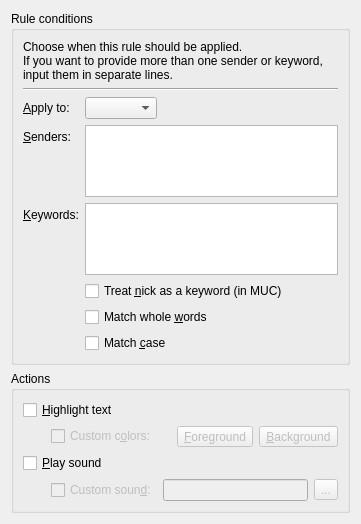
<?xml version="1.0" encoding="UTF-8"?>
<ui version="4.0">
 <class>QtHighlightRuleWidget</class>
 <widget class="QWidget" name="QtHighlightRuleWidget">
  <property name="geometry">
   <rect>
    <x>0</x>
    <y>0</y>
    <width>361</width>
    <height>524</height>
   </rect>
  </property>
  <property name="windowTitle">
   <string>Form</string>
  </property>
  <layout class="QVBoxLayout" name="verticalLayout_2">
   <item>
    <widget class="QGroupBox" name="groupBox">
     <property name="title">
      <string>Rule conditions</string>
     </property>
     <layout class="QFormLayout" name="formLayout">
      <property name="fieldGrowthPolicy">
       <enum>QFormLayout::ExpandingFieldsGrow</enum>
      </property>
      <item row="0" column="0" colspan="2">
       <widget class="QLabel" name="label">
        <property name="text">
         <string>Choose when this rule should be applied.
If you want to provide more than one sender or keyword, input them in separate lines.</string>
        </property>
        <property name="wordWrap">
         <bool>true</bool>
        </property>
       </widget>
      </item>
      <item row="1" column="0" colspan="2">
       <widget class="Line" name="line">
        <property name="orientation">
         <enum>Qt::Horizontal</enum>
        </property>
       </widget>
      </item>
      <item row="2" column="0">
       <widget class="QLabel" name="label_2">
        <property name="text">
         <string>&amp;Apply to:</string>
        </property>
        <property name="buddy">
         <cstring>applyTo</cstring>
        </property>
       </widget>
      </item>
      <item row="2" column="1">
       <widget class="QComboBox" name="applyTo"/>
      </item>
      <item row="3" column="0">
       <widget class="QLabel" name="label_3">
        <property name="text">
         <string>&amp;Senders:</string>
        </property>
        <property name="buddy">
         <cstring>senders</cstring>
        </property>
       </widget>
      </item>
      <item row="3" column="1">
       <widget class="QPlainTextEdit" name="senders"/>
      </item>
      <item row="4" column="0">
       <widget class="QLabel" name="label_4">
        <property name="text">
         <string>&amp;Keywords:</string>
        </property>
        <property name="buddy">
         <cstring>keywords</cstring>
        </property>
       </widget>
      </item>
      <item row="4" column="1">
       <widget class="QPlainTextEdit" name="keywords"/>
      </item>
      <item row="5" column="1">
       <widget class="QCheckBox" name="nickIsKeyword">
        <property name="text">
         <string>Treat &amp;nick as a keyword (in MUC)</string>
        </property>
       </widget>
      </item>
      <item row="6" column="1">
       <widget class="QCheckBox" name="matchWholeWords">
        <property name="text">
         <string>Match whole &amp;words</string>
        </property>
       </widget>
      </item>
      <item row="7" column="1">
       <widget class="QCheckBox" name="matchCase">
        <property name="text">
         <string>Match &amp;case</string>
        </property>
       </widget>
      </item>
     </layout>
    </widget>
   </item>
   <item>
    <widget class="QGroupBox" name="groupBox_2">
     <property name="title">
      <string>Actions</string>
     </property>
     <layout class="QVBoxLayout" name="verticalLayout">
      <item>
       <widget class="QCheckBox" name="highlightText">
        <property name="text">
         <string>&amp;Highlight text</string>
        </property>
       </widget>
      </item>
      <item>
       <layout class="QHBoxLayout" name="horizontalLayout">
        <item>
         <spacer name="horizontalSpacer">
          <property name="orientation">
           <enum>Qt::Horizontal</enum>
          </property>
          <property name="sizeType">
           <enum>QSizePolicy::Fixed</enum>
          </property>
          <property name="sizeHint" stdset="0">
           <size>
            <width>28</width>
            <height>20</height>
           </size>
          </property>
         </spacer>
        </item>
        <item>
         <widget class="QCheckBox" name="customColors">
          <property name="enabled">
           <bool>false</bool>
          </property>
          <property name="text">
           <string>Custom c&amp;olors:</string>
          </property>
         </widget>
        </item>
        <item>
         <widget class="Swift::QtColorToolButton" name="foreground">
          <property name="enabled">
           <bool>false</bool>
          </property>
          <property name="text">
           <string>&amp;Foreground</string>
          </property>
          <property name="toolButtonStyle">
           <enum>Qt::ToolButtonTextBesideIcon</enum>
          </property>
         </widget>
        </item>
        <item>
         <widget class="Swift::QtColorToolButton" name="background">
          <property name="enabled">
           <bool>false</bool>
          </property>
          <property name="text">
           <string>&amp;Background</string>
          </property>
          <property name="toolButtonStyle">
           <enum>Qt::ToolButtonTextBesideIcon</enum>
          </property>
         </widget>
        </item>
       </layout>
      </item>
      <item>
       <widget class="QCheckBox" name="playSound">
        <property name="text">
         <string>&amp;Play sound</string>
        </property>
       </widget>
      </item>
      <item>
       <layout class="QHBoxLayout" name="horizontalLayout_2">
        <item>
         <spacer name="horizontalSpacer_2">
          <property name="orientation">
           <enum>Qt::Horizontal</enum>
          </property>
          <property name="sizeType">
           <enum>QSizePolicy::Fixed</enum>
          </property>
          <property name="sizeHint" stdset="0">
           <size>
            <width>28</width>
            <height>20</height>
           </size>
          </property>
         </spacer>
        </item>
        <item>
         <widget class="QCheckBox" name="customSound">
          <property name="enabled">
           <bool>false</bool>
          </property>
          <property name="text">
           <string>Custom soun&amp;d:</string>
          </property>
         </widget>
        </item>
        <item>
         <widget class="QLineEdit" name="soundFile">
          <property name="enabled">
           <bool>false</bool>
          </property>
          <property name="readOnly">
           <bool>true</bool>
          </property>
         </widget>
        </item>
        <item>
         <widget class="QToolButton" name="soundFileButton">
          <property name="enabled">
           <bool>false</bool>
          </property>
          <property name="text">
           <string>...</string>
          </property>
         </widget>
        </item>
       </layout>
      </item>
     </layout>
    </widget>
   </item>
   <item>
    <spacer name="verticalSpacer">
     <property name="orientation">
      <enum>Qt::Vertical</enum>
     </property>
     <property name="sizeHint" stdset="0">
      <size>
       <width>20</width>
       <height>101</height>
      </size>
     </property>
    </spacer>
   </item>
  </layout>
 </widget>
 <customwidgets>
  <customwidget>
   <class>Swift::QtColorToolButton</class>
   <extends>QToolButton</extends>
   <header>QtColorToolButton.h</header>
  </customwidget>
 </customwidgets>
 <resources/>
 <connections/>
</ui>
